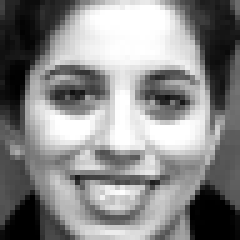
#> input picture signal lab07/happyCK.png, 48 x 48 px (shown 5 times larger)
$ python tempCodeRunnerFile.py
#> lines starting #> are read from the running program, lines starting #| are printed output that depends on the picture

import matplotlib.pyplot as plt
import matplotlib.image as mpimg
import numpy as np
from numpy.linalg import inv

img1 = mpimg.imread('happyCK.png').T.flatten()
#> img1 = 2304 values, max 1 at index 551, min 0 at index 142, mean 0.537
img2 = mpimg.imread('angerCK.png').T.flatten()
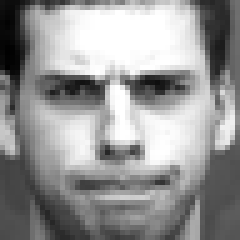
#> input picture signal lab07/angerCK.png, 48 x 48 px (shown 5 times larger)
#> img2 = 2304 values, max 1 at index 774, min 0.00392 at index 57, mean 0.586
img3 = mpimg.imread('disgustCK.png').T.flatten()
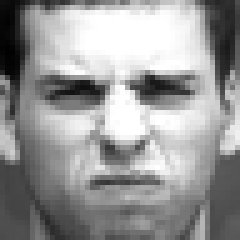
#> input picture signal lab07/disgustCK.png, 48 x 48 px (shown 5 times larger)
#> img3 = 2304 values, max 1 at index 823, min 0.00392 at index 57, mean 0.594
img4 = mpimg.imread('fearCK.png').T.flatten()
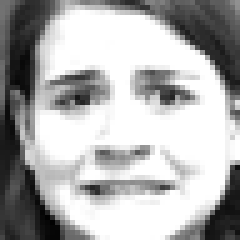
#> input picture signal lab07/fearCK.png, 48 x 48 px (shown 5 times larger)
#> img4 = 2304 values, max 1 at index 407, min 0.00392 at index 475, mean 0.686
img5 = mpimg.imread('neutralCK.png').T.flatten()
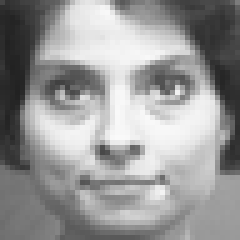
#> input picture signal lab07/neutralCK.png, 48 x 48 px (shown 5 times larger)
#> img5 = 2304 values, max 0.98 at index 1131, min 0.133 at index 56, mean 0.596
img6 = mpimg.imread('sadCK.png').T.flatten()
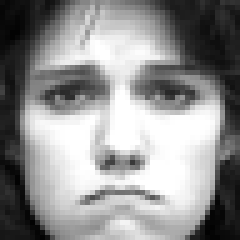
#> input picture signal lab07/sadCK.png, 48 x 48 px (shown 5 times larger)
#> img6 = 2304 values, max 1 at index 553, min 0.00784 at index 102, mean 0.565
#> (the run stopped early here; a loop or call above may not have finished)
